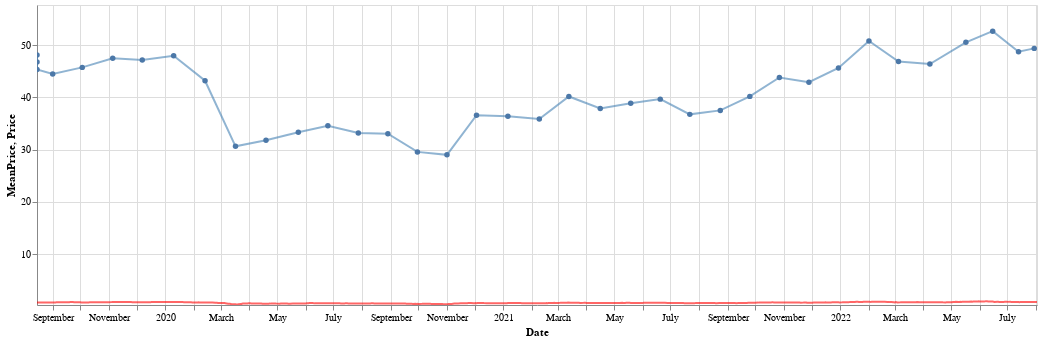

The notebook cell saved with this chart:
### Code cell
plot_cours_mean(name,"Month")

### Figure 1 — Vega-Lite specification as saved in the notebook (floating-point values rounded to 4 significant figures; data arrays with more than 128 entries replaced by an {"elided": "..."} marker saying what was removed)
{"config": {"view": {"continuousWidth": 400, "continuousHeight": 300}}, "layer": [{"data": {"name": "data-ea256fe1dc694860944a79a997ed0a48"}, "mark": {"type": "line", "color": "steelblue", "opacity": 0.6, "point": true}, "encoding": {"tooltip": [{"field": "date", "type": "temporal"}, {"field": "prix_moyen", "title": "MeanPriceMonth", "type": "quantitative"}], "x": {"field": "date", "title": "Date", "type": "temporal"}, "y": {"field": "prix_moyen", "scale": {"clamp": true, "domain": [24.0, 57.65]}, "title": "MeanPrice", "type": "quantitative"}}, "height": 300, "selection": {"selector014": {"type": "interval", "bind": "scales", "encodings": ["x", "y"]}}, "width": 1000}, {"data": {"name": "data-4e1d816609d2954b3c5de59952a28e3a"}, "mark": {"type": "line", "color": "red", "opacity": 0.6}, "encoding": {"tooltip": [{"field": "Date", "type": "temporal"}, {"field": "Dernier01", "title": "Price", "type": "quantitative"}], "x": {"field": "Date", "scale": {"clamp": true, "domain": ["2019-08-15", "2022-08-02"]}, "type": "temporal"}, "y": {"field": "Dernier01", "scale": {"clamp": true, "domain": [0.2896, 1.088]}, "title": "Price", "type": "quantitative"}}, "height": 300, "selection": {"selector012": {"type": "interval", "encodings": ["x"]}, "selector013": {"type": "interval", "bind": "scales", "encodings": ["x", "y"]}}, "width": 1000}], "$schema": "https://vega.github.io/schema/vega-lite/v4.17.0.json", "datasets": {"data-ea256fe1dc694860944a79a997ed0a48": [{"date": "2019-05-26", "prix_moyen": 46.77}, {"date": "2019-06-29", "prix_moyen": 48.08}, {"date": "2019-07-31", "prix_moyen": 45.3}, {"date": "2019-09-01", "prix_moyen": 44.48}, {"date": "2019-10-03", "prix_moyen": 45.72}, {"date": "2019-11-05", "prix_moyen": 47.48}, {"date": "2019-12-07", "prix_moyen": 47.15}, {"date": "2020-01-10", "prix_moyen": 47.94}, {"date": "2020-02-13", "prix_moyen": 43.17}, {"date": "2020-03-17", "prix_moyen": 30.63}, {"date": "2020-04-19", "prix_moyen": 31.79}, {"date": "2020-05-24", "prix_moyen": 33.32}, {"date": "2020-06-25", "prix_moyen": 34.58}, {"date": "2020-07-28", "prix_moyen": 33.17}, {"date": "2020-08-29", "prix_moyen": 33.04}, {"date": "2020-09-30", "prix_moyen": 29.56}, {"date": "2020-11-01", "prix_moyen": 29.0}, {"date": "2020-12-03", "prix_moyen": 36.58}, {"date": "2021-01-06", "prix_moyen": 36.37}, {"date": "2021-02-09", "prix_moyen": 35.86}, {"date": "2021-03-13", "prix_moyen": 40.15}, {"date": "2021-04-16", "prix_moyen": 37.85}, {"date": "2021-05-19", "prix_moyen": 38.88}, {"date": "2021-06-20", "prix_moyen": 39.65}, {"date": "2021-07-22", "prix_moyen": 36.74}, {"date": "2021-08-24", "prix_moyen": 37.5}, {"date": "2021-09-25", "prix_moyen": 40.18}, {"date": "2021-10-27", "prix_moyen": 43.79}, {"date": "2021-11-28", "prix_moyen": 42.89}, {"date": "2021-12-30", "prix_moyen": 45.61}, {"date": "2022-02-01", "prix_moyen": 50.78}, {"date": "2022-03-05", "prix_moyen": 46.84}, {"date": "2022-04-08", "prix_moyen": 46.36}, {"date": "2022-05-17", "prix_moyen": 50.51}, {"date": "2022-06-15", "prix_moyen": 52.65}, {"date": "2022-07-13", "prix_moyen": 48.7}, {"date": "2022-07-30", "prix_moyen": 49.36}], "data-4e1d816609d2954b3c5de59952a28e3a": {"elided": "762 records"}}}
